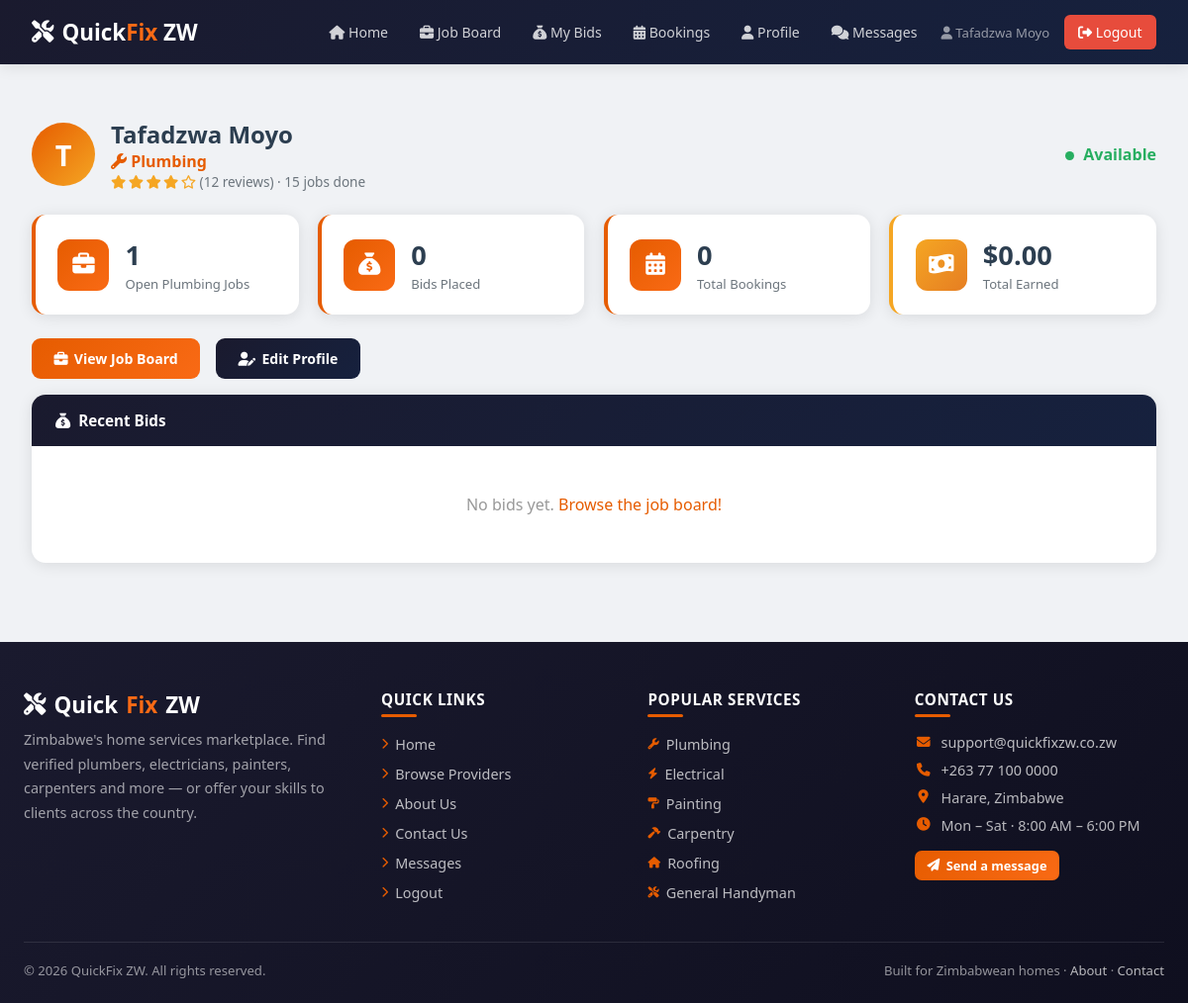
/professional/dashboard.php (signed in), run on the app's committed database.
### tables this page shows
CREATE TABLE IF NOT EXISTS professional_profiles (
    profile_id       INT AUTO_INCREMENT PRIMARY KEY,
    user_id          INT UNIQUE NOT NULL,
    trade            ENUM('Plumbing','Electrical','Painting','Carpentry','Tiling','Roofing','Welding','Landscaping','General Handyman') NOT NULL,
    bio              TEXT,
    years_experience INT DEFAULT 0,
    hourly_rate      DECIMAL(10,2) DEFAULT 5.00,
    rating_avg       DECIMAL(3,2) DEFAULT 0.00,
    total_reviews    INT DEFAULT 0,
    jobs_completed   INT DEFAULT 0,
    is_available     TINYINT DEFAULT 1,
    service_area     VARCHAR(200),
    FOREIGN KEY (user_id) REFERENCES users(user_id) ON DELETE CASCADE
);

### professional/dashboard.php (the view, shortened to what this page needs)
<?php
require_once '../includes/db.php';
require_once '../includes/functions.php';
$uid = $_SESSION['user_id'];
$prof = $pdo->prepare("SELECT pp.*,u.location,u.phone,u.verified FROM professional_profiles pp JOIN users u ON pp.user_id=u.user_id WHERE pp.user_id=?"); $prof->execute([$uid]); $p=$prof->fetch();
$bids = $pdo->prepare("SELECT COUNT(*) as c FROM bids WHERE professional_id=?"); $bids->execute([$uid]); $bidCount=$bids->fetch()['c'];
$books= $pdo->prepare("SELECT COUNT(*) as c FROM bookings WHERE professional_id=?"); $books->execute([$uid]); $bookCount=$books->fetch()['c'];
$earned=$pdo->prepare("SELECT COALESCE(SUM(agreed_amount),0) as t FROM bookings WHERE professional_id=? AND payment_status='released'"); $earned->execute([$uid]); $totalEarned=$earned->fetch()['t'];
$openJobsStmt = $pdo->prepare("SELECT COUNT(*) as c FROM job_requests WHERE status='open' AND trade=?"); $openJobsStmt->execute([$p['trade']]); $openJobs = $openJobsStmt->fetch()['c'];
$recentBids=$pdo->prepare("SELECT b.*,j.title,j.location,j.client_budget,u.full_name as client FROM bids b JOIN job_requests j ON b.job_id=j.job_id JOIN users u ON j.client_id=u.user_id WHERE b.professional_id=? ORDER BY b.created_at DESC LIMIT 5"); $recentBids->execute([$uid]); $myBids=$recentBids->fetchAll();
?>
<!DOCTYPE html><html lang="en"><head>
<link rel="stylesheet" href="<?= BASE_URL ?>/css/style.css">
<link rel="stylesheet" href="https://cdnjs.cloudflare.com/ajax/libs/font-awesome/6.5.2/css/all.min.css">
</head><body>
<?php include '../includes/navbar.php'; ?>
<div class="container"><br>
<div style="display:flex;align-items:center;gap:1rem;margin-bottom:1.5rem;flex-wrap:wrap">
 <div style="width:64px;height:64px;border-radius:50%;background:linear-gradient(135deg,var(--primary),var(--accent));display:flex;align-items:center;justify-content:center;font-size:1.8rem;color:white;font-weight:700"><?=strtoupper(substr($_SESSION['full_name'],0,1))?></div>
 <div>
 <h2 style="margin:0"><?=htmlspecialchars($_SESSION['full_name'])?></h2>
 <div style="color:var(--primary);font-weight:600"><?=tradeIcon($p['trade'])?> <?=htmlspecialchars($p['trade'])?></div>
 <div style="font-size:0.85rem;color:var(--gray)"><?=stars($p['rating_avg'])?> (<?=$p['total_reviews']?> reviews) &middot; <?=$p['jobs_completed']?> jobs done</div>
 </div>
 <div style="margin-left:auto">
 <span style="color:var(--<?=$p['is_available']?'success':'gray'?>);font-weight:600">
 <span class="avail-dot <?=$p['is_available']?'online':'offline'?>"></span>
 <?=$p['is_available']?'Available':'Unavailable'?>
 </span>
 </div>
</div>
<div class="card-grid">
 <div class="stat-card"><div class="stat-icon"><?=icon('briefcase')?></div><div class="stat-info"><h3><?=$openJobs?></h3><p>Open <?=htmlspecialchars($p['trade'])?> Jobs</p></div></div>
 <div class="stat-card"><div class="stat-icon"><?=icon('sack-dollar')?></div><div class="stat-info"><h3><?=$bidCount?></h3><p>Bids Placed</p></div></div>
 <div class="stat-card"><div class="stat-icon"><?=icon('calendar-days')?></div><div class="stat-info"><h3><?=$bookCount?></h3><p>Total Bookings</p></div></div>
 <div class="stat-card" style="border-left-color:var(--accent)"><div class="stat-icon" style="background:linear-gradient(135deg,var(--accent),#e67e22)"><?=icon('money-bill-wave')?></div><div class="stat-info"><h3>$<?=number_format($totalEarned,2)?></h3><p>Total Earned</p></div></div>
</div>
<div style="display:flex;gap:1rem;flex-wrap:wrap;margin:1rem 0">
 <a href="<?= BASE_URL ?>/professional/job_board.php" class="btn btn-primary"><?=icon('briefcase')?> View Job Board</a>
 <a href="<?= BASE_URL ?>/professional/profile.php" class="btn btn-secondary"><?=icon('user-pen')?> Edit Profile</a>
</div>
<div class="card">
 <div class="card-header"><?=icon('sack-dollar')?> Recent Bids</div>
 <div class="card-body">
 <?php if(empty($myBids)): ?><p style="color:#999;text-align:center;padding:1.5rem">No bids yet. <a href="<?= BASE_URL ?>/professional/job_board.php" style="color:var(--primary)">Browse the job board!</a></p>
 <?php endif; ?>
 </div>
</div>
</div>
<?php include '../includes/footer.php'; ?>
</body></html>

### css/style.css (style rules this page uses)
:root { --primary: #e65c00; --primary-light: #f96a15; --primary-dark: #c44d00; --secondary: #1a1a2e; --secondary-light: #16213e; --accent: #f5a623; --success: #27ae60; --danger: #e74c3c; --warning: #f39c12; --info: #2980b9; --light: #f8f9fa; --white: #ffffff; --gray: #6c757d; --dark: #2c3e50; --border: #dee2e6; --shadow: 0 2px 15px rgba(0,0,0,0.1); --shadow-lg: 0 8px 30px rgba(0,0,0,0.15); }
* { margin:0; padding:0; box-sizing:border-box; }
body { font-family:'Segoe UI',Tahoma,Geneva,Verdana,sans-serif; background:#f0f2f5; color:var(--dark); }
a { text-decoration:none; color:inherit; }
.container { max-width:1200px; margin:0 auto; padding:2rem; }
.card { background:white; border-radius:14px; box-shadow:var(--shadow); overflow:hidden; }
.card-header { background:linear-gradient(135deg,var(--secondary),var(--secondary-light)); color:white; padding:1rem 1.5rem; font-weight:600; font-size:0.95rem; display:flex; align-items:center; gap:0.5rem; }
.card-body { padding:1.5rem; }
.card-grid { display:grid; grid-template-columns:repeat(auto-fit,minmax(240px,1fr)); gap:1.2rem; margin:1.5rem 0; }
.stat-card { background:white; border-radius:14px; padding:1.4rem; box-shadow:var(--shadow); display:flex; align-items:center; gap:1rem; border-left:4px solid var(--primary); }
.stat-icon { width:52px; height:52px; border-radius:12px; display:flex; align-items:center; justify-content:center; font-size:1.4rem; background:linear-gradient(135deg,var(--primary),var(--primary-light)); color:white; flex-shrink:0; }
.stat-info h3 { font-size:1.7rem; color:var(--dark); font-weight:700; }
.stat-info p { color:var(--gray); font-size:0.82rem; margin-top:0.1rem; }
.btn { padding:0.68rem 1.4rem; border:none; border-radius:9px; cursor:pointer; font-size:0.88rem; font-weight:600; transition:all 0.2s; display:inline-flex; align-items:center; gap:0.4rem; font-family:inherit; }
.btn-primary { background:linear-gradient(135deg,var(--primary),var(--primary-light)); color:white; }
.btn-secondary { background:linear-gradient(135deg,var(--secondary),var(--secondary-light)); color:white; }
.avail-dot { display:inline-block; width:9px; height:9px; border-radius:50%; margin-right:0.3rem; }
.avail-dot.online { background:var(--success); }

### data on the page
professional_profiles: trade "Plumbing", total_reviews "12", jobs_completed "15"

### other printed values
$name "Tafadzwa Moyo"
substr($_SESSION['full_name'],0,1) "T"
$_SESSION['full_name'] "Tafadzwa Moyo"
$openJobs "1"
$bidCount "0"
$bookCount "0"
$totalEarned "0.00"
